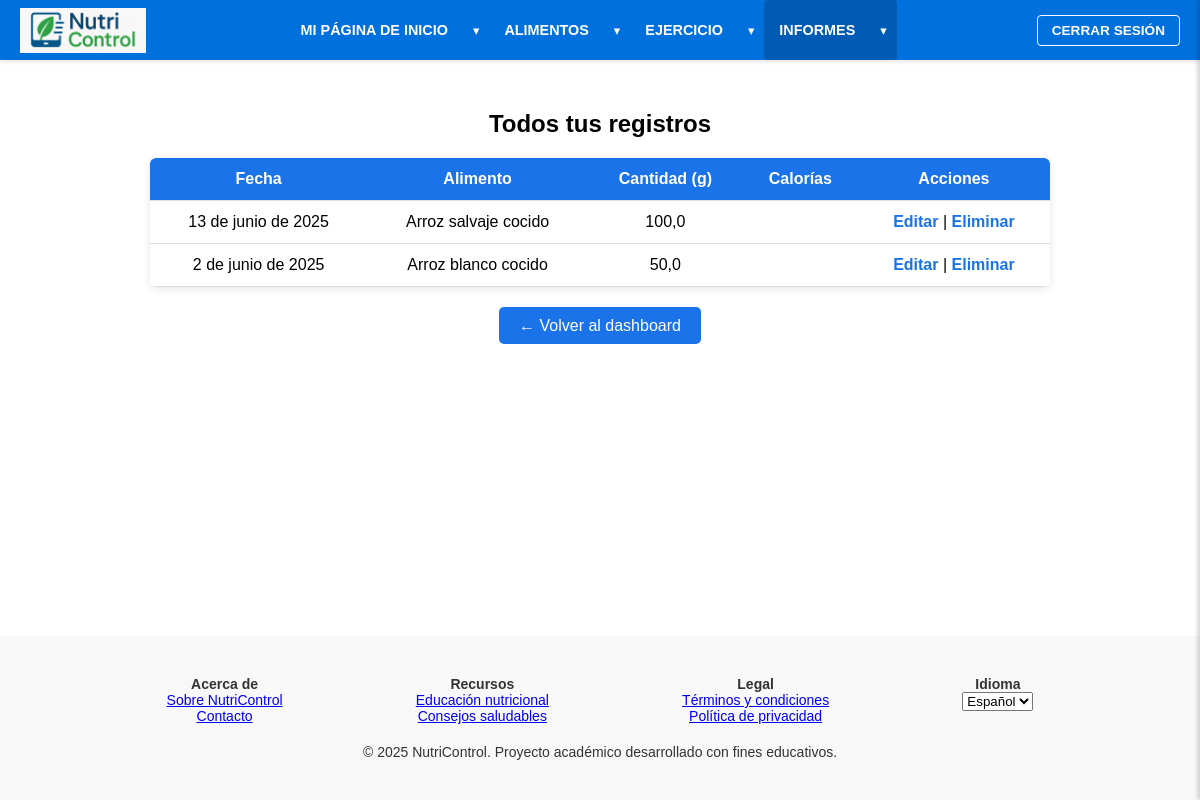
The app's page /informes/registros/ (signed in), older data.
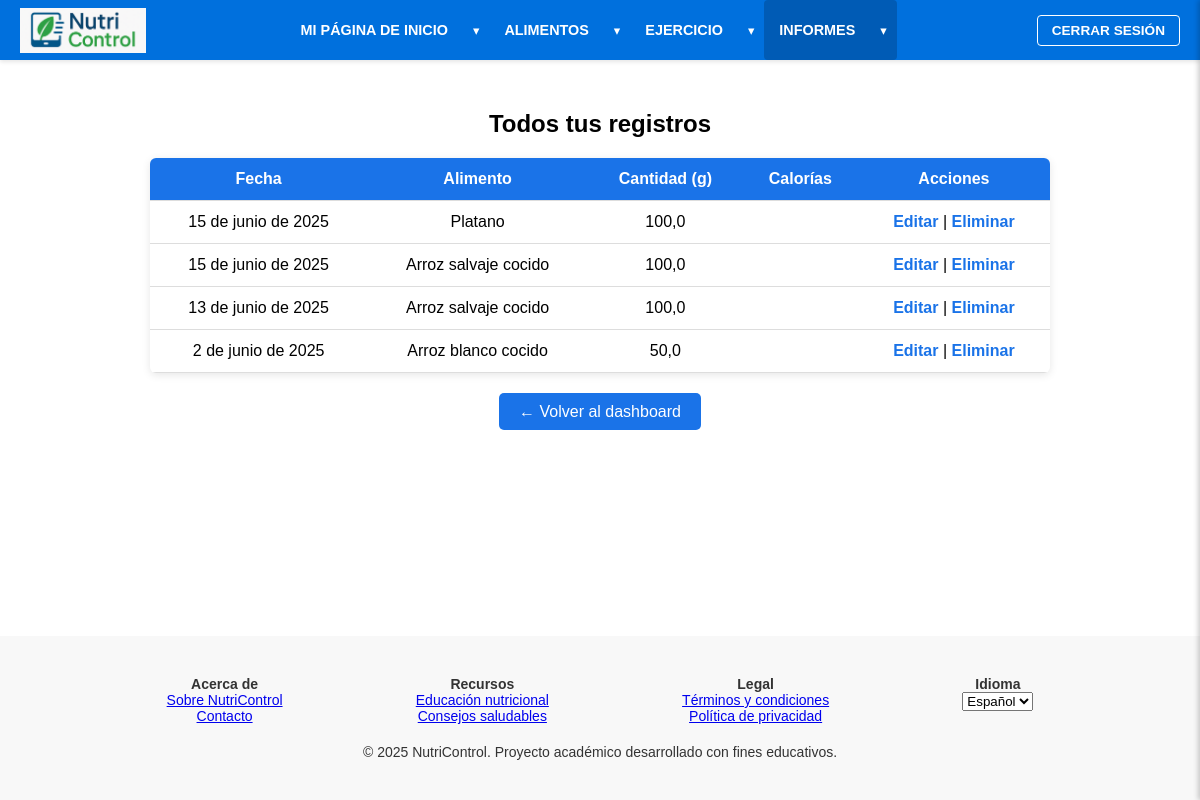
The same page, newer data.
### base/models.py (models this page shows, shortened)
class RegistroAlimentacion(models.Model):
    usuario = models.ForeignKey(settings.AUTH_USER_MODEL, on_delete=models.CASCADE, verbose_name=_("Usuario"))
    alimento = models.ForeignKey(Alimento, on_delete=models.CASCADE, verbose_name=_("Alimento"))
    cantidad = models.FloatField(verbose_name=_("Cantidad (gramos)"), help_text=_("Cantidad consumida en gramos"))
    fecha = models.DateField(verbose_name=_("Fecha de Consumo"), default=timezone.now)
    fecha_creacion = models.DateTimeField(verbose_name=_("Fecha de Registro"), auto_now_add=True)
    TIPO_COMIDA_CHOICES = [
        ('desayuno', _('Desayuno')), ('almuerzo', _('Almuerzo')),
        ('comida', _('Comida')), ('cena', _('Cena')), ('snacks', _('Snacks')),
    ]
    tipo_comida = models.CharField(max_length=20, choices=TIPO_COMIDA_CHOICES, verbose_name=_("Tipo de Comida"), null=True, blank=True)
    class Meta:
        verbose_name = _("Registro de Alimentación")
        verbose_name_plural = _("Registros de Alimentación")
        ordering = ['-fecha', '-fecha_creacion']

class Alimento(models.Model):
    nombre = models.CharField(verbose_name=_("Nombre del alimento"), max_length=100, unique=True, help_text=_("Nombre del alimento"))
    calorias = models.FloatField(verbose_name=_("Calorías (por 100g)"), help_text=_("Calorías por 100 g"))
    proteinas = models.FloatField(verbose_name=_("Proteínas (por 100g)"), help_text=_("Proteínas por 100 g"))
    grasas = models.FloatField(verbose_name=_("Grasas (por 100g)"), help_text=_("Grasas por 100 g"))
    carbohidratos = models.FloatField(verbose_name=_("Carbohidratos (por 100g)"), help_text=_("Carbohidratos por 100 g"))

### base/views.py (the view)
# urls.py: path('informes/registros/', views.lista_registros, name='lista_registros'),
@login_required
def lista_registros(request):
    registros = RegistroAlimentacion.objects.filter(usuario=request.user).order_by('-fecha', '-id')
    context = { 'registros': registros, 'active_section': 'informes', 'active_subsection': 'lista_registros' }
    return render(request, 'registros.html', context)

### base/templates/registros.html (shortened to what this page needs)
{% extends "base.html" %}
{% block content %}
  <h2>Todos tus registros</h2>
  {% if registros %}
    <table>
      <tr>
        <th>Fecha</th>
        <th>Alimento</th>
        <th>Cantidad (g)</th>
        <th>Calorías</th>
        <th>Acciones</th>
      </tr>
      {% for r in registros %}
        <tr>
          <td>{{ r.fecha }}</td>
          <td>{{ r.alimento.nombre }}</td>
          <td>{{ r.cantidad }}</td>
          <td>{{ r.calorias_totales|floatformat:2 }}</td>
          <td>
            <a href="{% url 'editar_registro' r.pk %}">Editar</a> |
            <a href="{% url 'eliminar_registro' r.pk %}" onclick="confirmarEliminacion(event, '{{ r.alimento.nombre }}')">Eliminar</a>
          </td>
        </tr>
      {% endfor %}
    </table>
  {% else %}
    <p style="text-align:center;">No has registrado ningún alimento aún.</p>
  {% endif %}
  <div class="volver">
    <a href="{% url 'dashboard' %}">← Volver al dashboard</a>
  </div>
{% endblock %}

Row changes from the older to the newer data that the page shows:
added RegistroAlimentacion: fecha "15 de junio de 2025", alimento.nombre "Platano", cantidad "100,0"
added RegistroAlimentacion: fecha "15 de junio de 2025", alimento.nombre "Arroz salvaje cocido", cantidad "100,0"
